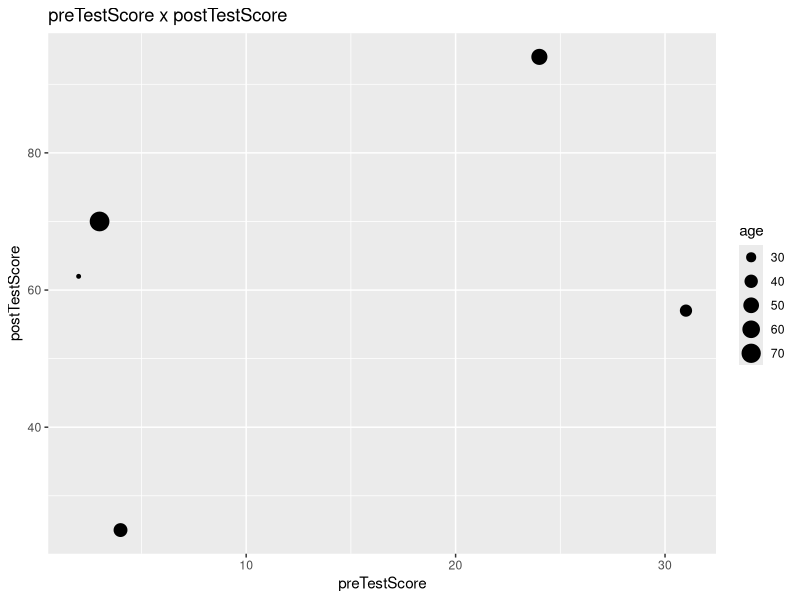
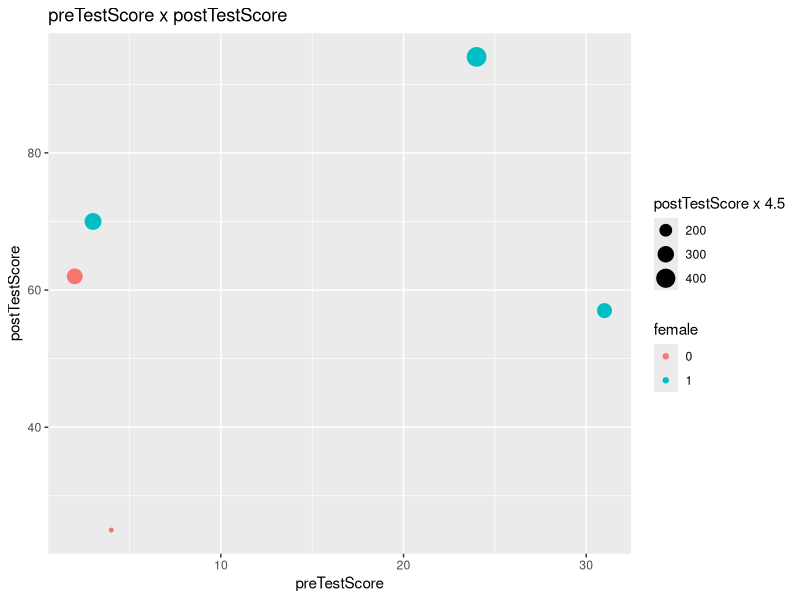

Reproduce these figures in R, in order.
## ---- chunk 1
library(dplyr)
library(tibble)
library(ggplot2)
## ---- chunk 2
raw_data <- list(
  first_name = c("Jason", "Molly", "Tina", "Jake", "Amy"),
  last_name = c("Miller", "Jacobson", "Ali", "Milner", "Cooze"),
  female = c(0, 1, 1, 0, 1),
  age = c(42, 52, 36, 24, 73),
  preTestScore = c(4, 24, 31, 2, 3),
  postTestScore = c(25, 94, 57, 62, 70)
)
## ---- chunk 3
df <- as_tibble(raw_data) |>
  select(first_name, last_name, age, female, preTestScore, postTestScore)

df
## ---- chunk 4
ggplot(df, aes(x = preTestScore, y = postTestScore, size = age)) +
  geom_point() +
  # set labels and titles
  labs(title = "preTestScore x postTestScore", x = "preTestScore", y = "postTestScore")
## ---- chunk 5
ggplot(df, aes(x = preTestScore, y = postTestScore,
               size = postTestScore * 4.5, color = factor(female))) +
  geom_point() +
  # set labels and titles
  labs(title = "preTestScore x postTestScore", x = "preTestScore", y = "postTestScore",
       size = "postTestScore x 4.5", color = "female")
